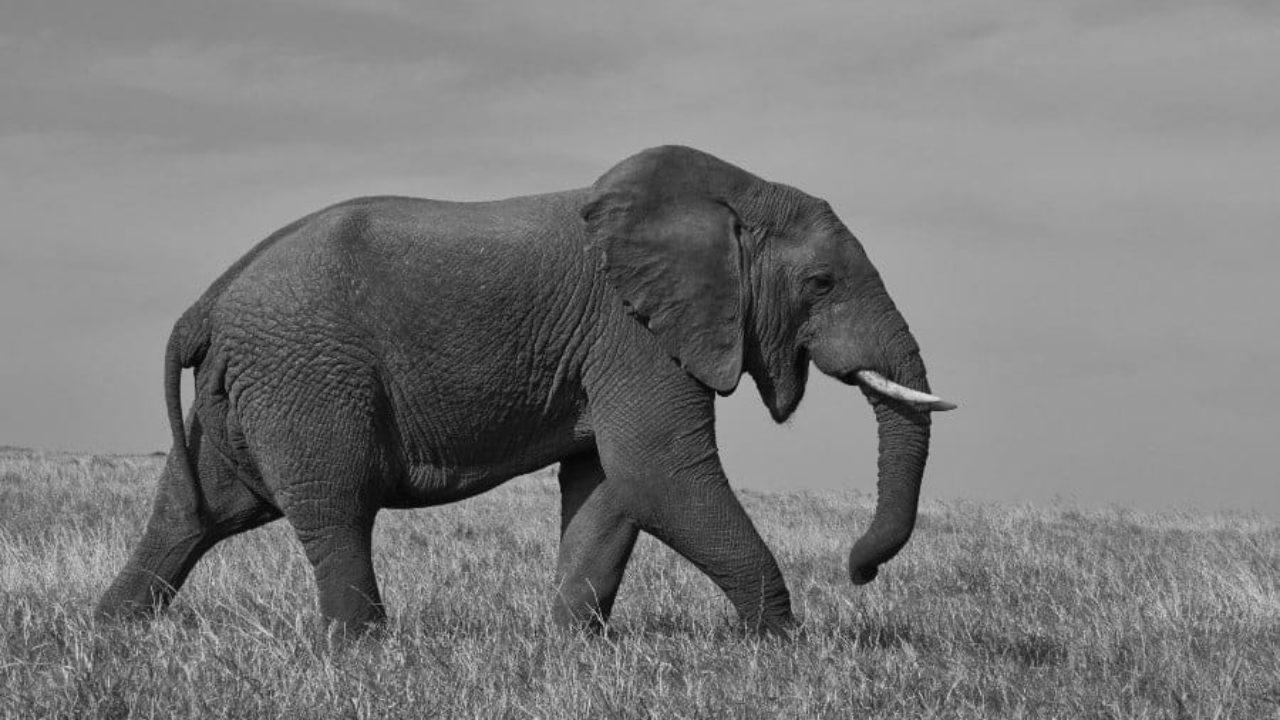
#> input picture images/elephant_grey.jpg, 1280 x 720 px, found by its file name
$ python grey_to_wb.py
#> lines starting #> are read from the running program, lines starting #| are printed output that depends on the picture; after the words box and inside, x2 and y2 are one past the last pixel; in counts of white or black regions, pixels touching at a corner belong together
from PIL import Image


def convert_to_black_white(image_path, threshold):
    # Abrir a imagem em tons de cinza
#> called with image_path = 'images/elephant_grey.jpg', threshold = 80
    img = Image.open(image_path).convert("L")
#> img is the input picture: PIL image 1280x720 L; min 0, max 230, mean 122.7

    # Obter os pixels da imagem
    pixels = img.load()

    # Percorrer cada pixel da imagem e converter para preto ou branco
    for i in range(img.width):
        for j in range(img.height):
            # Verificar se o valor do pixel é menor que o limite
            if pixels[i, j] < threshold:
                pixels[i, j] = 0  # Preto
            else:
                pixels[i, j] = 255  # Branco

    # Salvar a imagem em preto e branco
    img.save("images/elephant_wb.jpg")
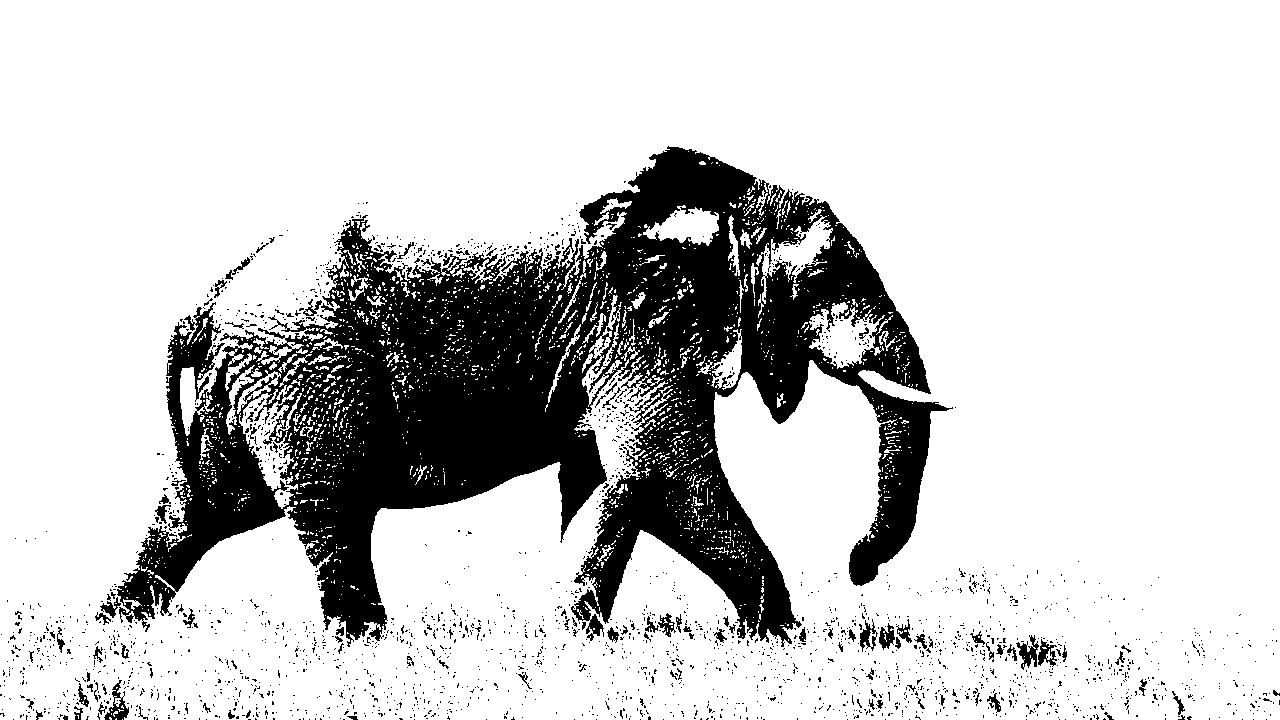
#> saved as elephant_wb.jpg: PIL image 1280x720 L; 80.1% white; 2449 black regions (2346 under 20 px), largest, box (x1, y1, x2, y2) and area: (117, 146, 953, 647) 170321, (104, 680, 129, 720) 369, (1016, 635, 1039, 670) 351


# Utilizar a função para converter a imagem
convert_to_black_white("images/elephant_grey.jpg", 80)
